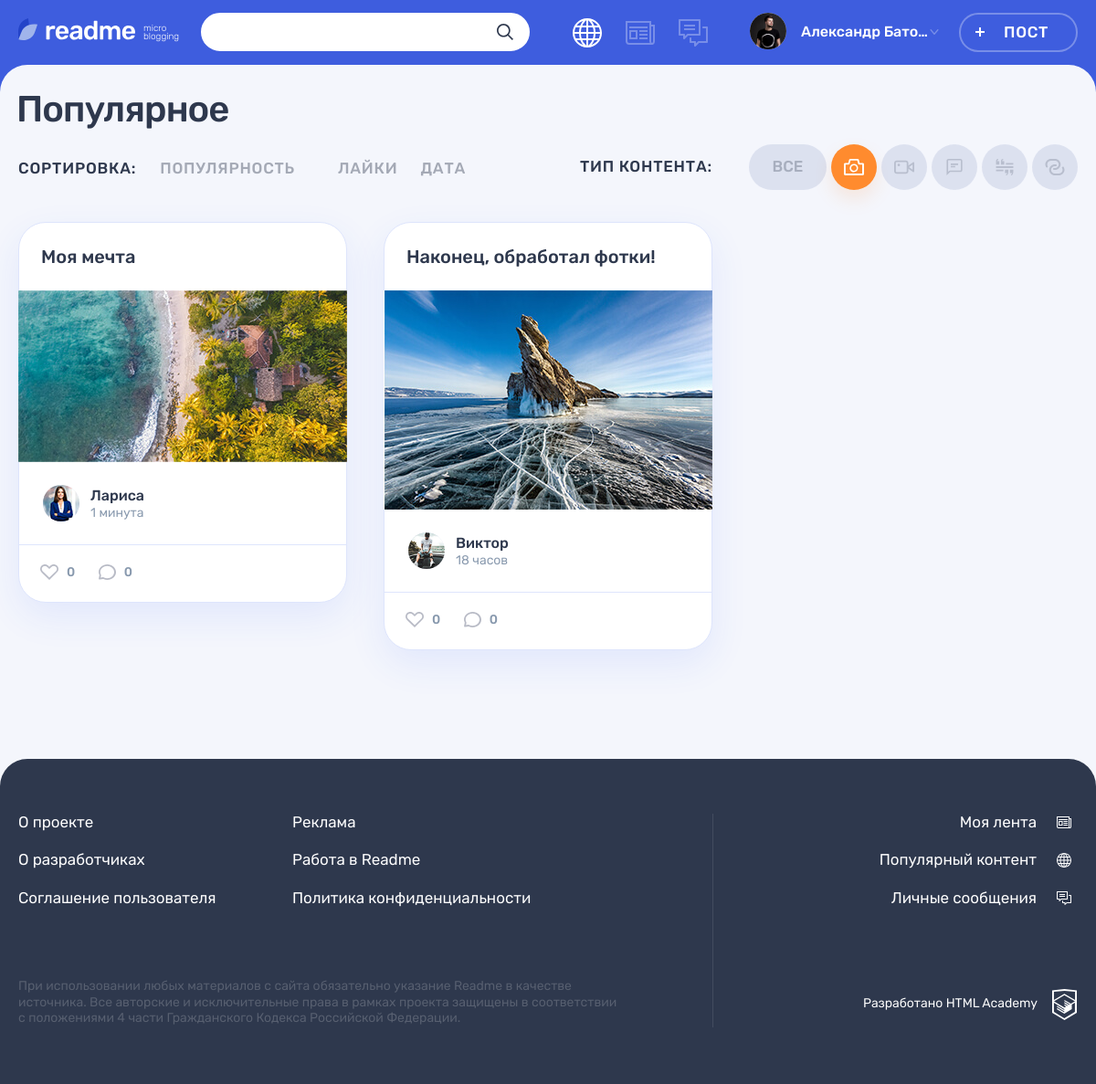
The page /index.php?content-type=1 on the database its author committed.
### tables this page shows
CREATE TABLE IF NOT EXISTS content_types (
  id BIGINT AUTO_INCREMENT PRIMARY KEY,
  content_type_name TINYTEXT,
  content_type_class TINYTEXT
);

CREATE TABLE IF NOT EXISTS posts (
  id BIGINT AUTO_INCREMENT PRIMARY KEY,
  post_datetime DATETIME DEFAULT CURRENT_TIMESTAMP,
  post_title TINYTEXT,
  post_content LONGTEXT,
  post_cite_author TINYTEXT,
  post_featured_image TINYTEXT,
  post_featured_video TINYTEXT,
  post_source_link TINYTEXT,
  post_views_count BIGINT DEFAULT 0,
  post_author_id BIGINT NOT NULL,
  post_type_id BIGINT,
  post_tags_list TINYTEXT
);

CREATE TABLE IF NOT EXISTS users (
  id BIGINT AUTO_INCREMENT PRIMARY KEY,
  user_email VARCHAR(255) NOT NULL UNIQUE,
  user_login TINYTEXT,
  user_password TINYTEXT,
  user_avatar TINYTEXT
);

### helpers.php (called while the page is built, shortened)
<?php
function get_noun_plural_form(int $number, string $one, string $two, string $many): string
{
    $number = (int)$number;
    $mod10 = $number % 10;
    $mod100 = $number % 100;
    switch (true) {
        case ($mod100 >= 11 && $mod100 <= 20):
            return $many;
        case ($mod10 === 1):
            return $one;
    }
}
function include_template($name, array $data = [])
{
    $name = 'templates/' . $name;
    extract($data);
    require $name;
    $result = ob_get_clean();
    return $result;
}
function generate_random_date($index)
{
    $deltas = [['minutes' => 59], ['hours' => 23], ['days' => 6], ['weeks' => 4], ['months' => 11]];
    $dcnt = count($deltas);
    $delta = $deltas[$index];
    $timeval = rand(1, current($delta));
    $timename = key($delta);
    $ts = strtotime("$timeval $timename ago");
    $dt = date('Y-m-d H:i:s', $ts);
    return $dt;
}

### init.php (called while the page is built, shortened)
<?php
$content_types = [];

### templates/main.php (the view, shortened to what this page needs)
<?php
$is_sorting_by_post_views_count_selected = isset($_GET['sorting_criteria']) && $_GET['sorting_criteria'] === 'post_views_count';
$is_sorting_by_likes_selected = isset($_GET['sorting_criteria']) && $_GET['sorting_criteria'] === 'likes';
$is_sorting_by_date_selected = isset($_GET['sorting_criteria']) && $_GET['sorting_criteria'] === 'post_datetime';
$sorting_direction_selected = filter_input(INPUT_GET, 'sorting_direction') ?? 'DESC';
?>
<div class="container">
    <h1 class="page__title page__title--popular">Популярное</h1>
</div>
<div class="popular container">
    <div class="popular__filters-wrapper">
        <div class="popular__sorting sorting">
            <b class="popular__sorting-caption sorting__caption">Сортировка:</b>
            <ul class="popular__sorting-list sorting__list">
                <li class="sorting__item sorting__item--popular">
                    <a class="sorting__link<?= $is_sorting_by_post_views_count_selected ? ' sorting__link--active' : '' ?><?= $sorting_direction_selected === 'ASC' ? ' sorting__link--reverse' : '' ?>" href="index.php?sorting_criteria=post_views_count&sorting_direction=<?= $sorting_direction_selected === 'ASC' ? 'DESC' : 'ASC' ?>">
                        <span>Популярность</span>
                    </a>
                </li>
                <li class="sorting__item">
                    <a class="sorting__link<?= $is_sorting_by_likes_selected ? ' sorting__link--active' : '' ?><?= $sorting_direction_selected === 'ASC' ? ' sorting__link--reverse' : '' ?>" href="index.php?sorting_criteria=likes&sorting_direction=<?= $sorting_direction_selected === 'ASC' ? 'DESC' : 'ASC' ?>">
                        <span>Лайки</span>
                    </a>
                </li>
                <li class="sorting__item">
                    <a class="sorting__link<?= $is_sorting_by_date_selected ? ' sorting__link--active' : '' ?><?= $sorting_direction_selected === 'ASC' ? ' sorting__link--reverse' : '' ?>" href="index.php?sorting_criteria=post_datetime&sorting_direction=<?= $sorting_direction_selected === 'ASC' ? 'DESC' : 'ASC' ?>">
                        <span>Дата</span>
                    </a>
                </li>
            </ul>
        </div>
        <div class="popular__filters filters">
            <b class="popular__filters-caption filters__caption">Тип контента:</b>
            <ul class="popular__filters-list filters__list">
                <li class="popular__filters-item popular__filters-item--all filters__item filters__item--all">
                    <a class="
                       filters__button
                       filters__button--ellipse
                       filters__button--all
                       <?= $content_type_id_selected == 0 ? "filters__button--active" : "" ?>"
                       href="index.php?content-type=0">
                        <span>Все</span>
                    </a>
                </li>
                <?php foreach ($content_types as $content_type_key => $content_type) { ?>
                    <li class="popular__filters-item filters__item">
                        <a
                            class=
                            "filters__button filters__button--<?= $content_type['content_type_class'] ?>
                            <?= $content_type['id'] == $content_type_id_selected ? "filters__button--active " : "" ?>
                            button"
                            href="index.php?content-type=<?= $content_type['id'] ?>">
                                <svg class="filters__icon" width="22" height="18">
                                    <use xlink:href="#icon-filter-<?= $content_type['content_type_class'] ?>"></use>
                                </svg>
                        </a>
                    </li>
                <?php } ?>
            </ul>
        </div>
    </div>
    <div class="popular__posts">
        <?php foreach ($posts as $post_key => $post) { ?>
            <article class="popular__post post <?= "post-" . $post['content_type_class'] ?>">
                <header class="post__header">
                    <h2>
                        <a href="post.php?post_id=<?= $post['id'] ?>">
                            <?= esc($post['post_title']) ?>
                        </a>
                    </h2>
                </header>
                <div class="post__main">
                    <?php if ($post['content_type_class'] === 'quote') { ?>
                        <blockquote>
                            <p>
                                <?= esc($post['post_content']) ?>
                            </p>
                            <cite>Неизвестный Автор</cite>
                        </blockquote>
                    <?php } elseif ($post['content_type_class'] === 'text') { ?>
                        <?= check_content_length($post['post_content']) ?>
                    <?php } elseif ($post['content_type_class'] === 'photo') { ?>
                        <div class="post-photo__image-wrapper">
                            <img src="img/<?= $post['post_content'] ?>" alt="Фото от пользователя" width="360"
                                 height="240">
                        </div>
                    <?php } ?>
                </div>
                <footer class="post__footer">
                    <div class="post__author">
                        <a class="post__author-link" href="#" title="Автор">
                            <div class="post__avatar-wrapper">
                                <img class="post__author-avatar" src="img/<?= $post['user_avatar'] ?>"
                                     alt="Аватар пользователя">
                            </div>
                            <div class="post__info">
                                <b class="post__author-name">
                                    <?= esc($post['user_login']) ?>
                                </b>
                                <time
                                    class="post__time"
                                    datetime="<?= $random_date = generate_random_date($post_key) ?>"
                                    title="<?= get_formatted_date($random_date) ?>"
                                >
                                    <?= get_human_time_diff($random_date) ?>
                                </time>
                            </div>
                        </a>
                    </div>
                    <div class="post__indicators">
                        <div class="post__buttons">
                            <a class="post__indicator post__indicator--likes button" href="#" title="Лайк">
                                <svg class="post__indicator-icon" width="20" height="17">
                                    <use xlink:href="#icon-heart"></use>
                                </svg>
                                <span>0</span>
                            </a>
                            <a class="post__indicator post__indicator--comments button" href="#" title="Комментарии">
                                <svg class="post__indicator-icon" width="19" height="17">
                                    <use xlink:href="#icon-comment"></use>
                                </svg>
                                <span>0</span>
                            </a>
                        </div>
                    </div>
                </footer>
            </article>
        <?php } ?>
    </div>
</div>

### rows shown on the page
posts: post_title "Моя мечта", post_content (picture), users.user_avatar (picture), users.user_login "Лариса", random_date "1 минута"
posts: post_title "Наконец, обработал фотки!", post_content (picture), users.user_avatar (picture), users.user_login "Виктор", random_date "18 часов"

### other values the page prints
$user_name "Александр Бато…"
